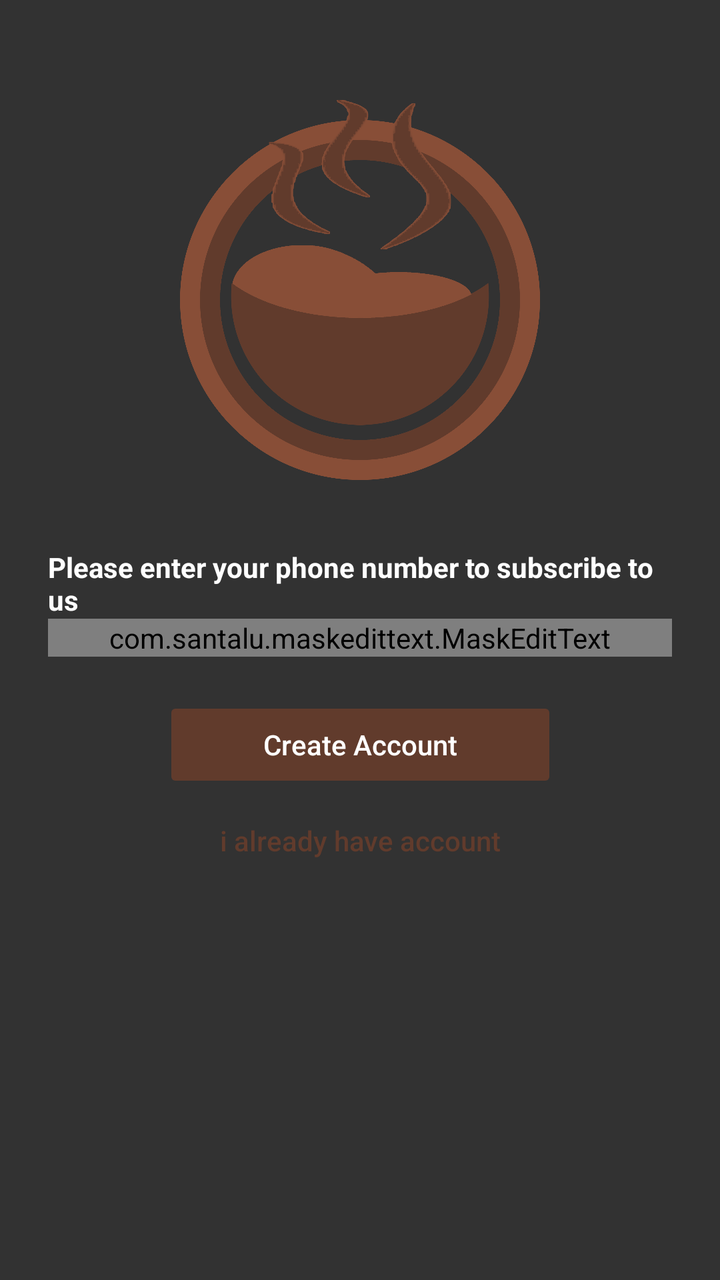
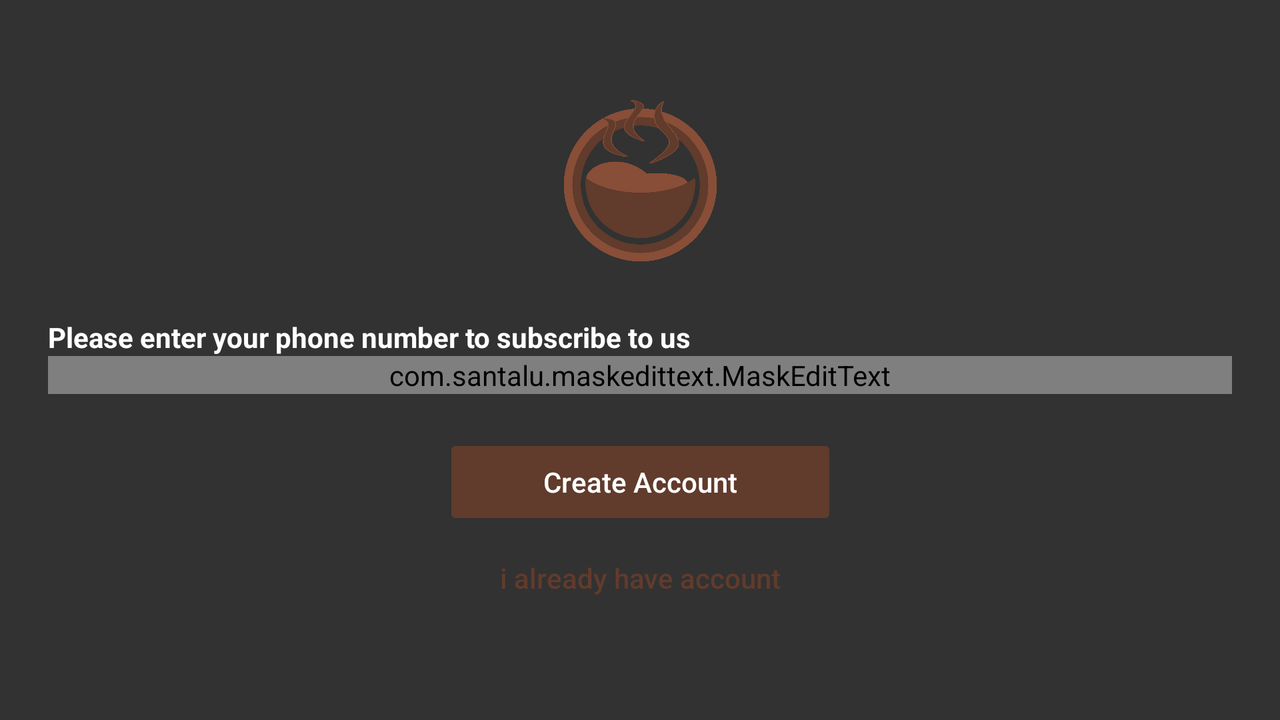

First picture: res/layout/ on a phone held upright. Second picture: the repository's own variant of that layout, on a device whose configuration matches the variant's folder. Source for both follows.
<!-- AndroidManifest.xml: application theme AppTheme -->
<!-- res/layout/fragment_create_account_phone.xml -->
<?xml version="1.0" encoding="utf-8"?>
<androidx.constraintlayout.widget.ConstraintLayout xmlns:android="http://schemas.android.com/apk/res/android"
    xmlns:app="http://schemas.android.com/apk/res-auto"
    android:layout_width="match_parent"
    android:layout_height="match_parent"
    android:background="@color/darkBackground">


    <androidx.constraintlayout.widget.ConstraintLayout
        android:id="@+id/panel"
        android:layout_width="match_parent"
        android:layout_height="match_parent">

        <ImageView
            android:id="@+id/login_logo"
            android:layout_width="200dp"
            android:layout_height="200dp"
            android:layout_marginTop="50dp"
            android:contentDescription="@string/logo"
            android:src="@drawable/logo"
            app:layout_constraintEnd_toEndOf="parent"
            app:layout_constraintHorizontal_bias="0.5"
            app:layout_constraintStart_toStartOf="parent"
            app:layout_constraintTop_toTopOf="parent" />

        <TextView
            android:id="@+id/information_text"
            android:layout_width="match_parent"
            android:layout_height="wrap_content"
            android:layout_marginStart="@dimen/margin_side_register_items"
            android:layout_marginTop="@dimen/margin_side_register_items"
            android:layout_marginEnd="@dimen/margin_side_register_items"
            android:text="@string/phone_number_message"
            android:textColor="@color/textDark"
            android:textStyle="bold"
            app:layout_constraintTop_toBottomOf="@id/login_logo" />

        <com.santalu.maskedittext.MaskEditText
            android:id="@+id/phone_number"
            style="@style/Register.FieldInputText"
            android:autofillHints="email"
            android:hint="@string/phone_number_hint"
            android:inputType="phone"
            android:maxLength="@integer/phone_number_format_length"
            app:layout_constraintEnd_toEndOf="parent"
            app:layout_constraintStart_toStartOf="parent"
            app:layout_constraintTop_toBottomOf="@id/information_text"
            app:met_mask="#### ### ## ##" />

        <Button
            android:id="@+id/next"
            style="@style/Widget.AppCompat.Button.Colored"
            android:layout_width="wrap_content"
            android:layout_height="wrap_content"
            android:layout_gravity="start"
            android:layout_marginStart="48dp"
            android:layout_marginTop="20dp"
            android:layout_marginEnd="48dp"
            android:layout_marginBottom="64dp"
            android:backgroundTint="@color/darkPrimary"
            android:enabled="false"
            android:paddingLeft="50dp"
            android:paddingRight="50dp"
            android:text="@string/createAccountBtn"
            android:textAllCaps="false"
            android:textColor="#ffff"
            app:layout_constraintEnd_toEndOf="parent"
            app:layout_constraintStart_toStartOf="parent"
            app:layout_constraintTop_toBottomOf="@id/phone_number" />

        <Button
            android:id="@+id/toLogin"
            style="@style/Widget.AppCompat.Button.Borderless"
            android:layout_width="wrap_content"
            android:layout_height="wrap_content"
            android:layout_gravity="start"
            android:layout_marginStart="48dp"
            android:layout_marginEnd="48dp"
            android:backgroundTint="@android:color/transparent"
            android:paddingLeft="50dp"
            android:paddingRight="50dp"
            android:text="@string/toLoginBtn"
            android:textAllCaps="false"
            android:textColor="@color/darkPrimary"
            app:layout_constraintEnd_toEndOf="parent"
            app:layout_constraintStart_toStartOf="parent"
            app:layout_constraintTop_toBottomOf="@id/next"
            app:layout_constraintVertical_bias="0.2" />

    </androidx.constraintlayout.widget.ConstraintLayout>

    <androidx.appcompat.widget.AppCompatImageView
        android:layout_width="match_parent"
        android:layout_height="100dp"
        android:scaleType="fitXY"
        android:src="@drawable/footer"
        android:visibility="gone"
        app:layout_constraintBottom_toBottomOf="parent" />
</androidx.constraintlayout.widget.ConstraintLayout>
<!-- resources referenced by this layout -->
<resources>
  <color name="darkBackground">#323232</color>
  <color name="darkPrimary">#613B2C</color>
  <color name="textDark">#ffff</color>
  <dimen name="margin_side_register_items">24dp</dimen>
  <!-- drawable footer: png bitmap (drawable-hdpi, 10823 bytes) -->
  <!-- drawable logo: png bitmap (drawable, 318080 bytes) -->
  <integer name="phone_number_format_length">14</integer>
  <string name="createAccountBtn">Create Account</string>
  <string name="logo">Logo</string>
  <string name="phone_number_hint">Like: 09xx xxx xxxx</string>
  <string name="phone_number_message">Please enter your phone number to subscribe to us</string>
  <string name="toLoginBtn">i already have account</string>
  <style name="Register.FieldInputText">
          <item name="android:layout_width">match_parent</item>
          <item name="android:layout_height">wrap_content</item>
          <item name="android:selectAllOnFocus">true</item>
          <item name="android:layout_marginStart">@dimen/margin_side_register_items</item>
          <item name="android:layout_marginEnd">@dimen/margin_side_register_items</item>
          <item name="android:textColor">@color/registerFiledColor</item>
          <item name="android:textColorHint">@color/registerHintColor</item>
          <item name="layout_constraintEnd_toEndOf">parent</item>
          <item name="layout_constraintStart_toStartOf">parent</item>
      </style>
  <style name="AppTheme" parent="Theme.MaterialComponents.Light">
          <item name="colorPrimary">@color/colorPrimary</item>
          <item name="colorPrimaryDark">@color/colorPrimaryDark</item>
          <item name="colorAccent">@color/colorAccent</item>
          <item name="android:windowActionBarOverlay">true</item>
          <item name="android:actionBarStyle">@style/WhiteActionBar</item>
          <item name="background">@color/home_background</item>
          <item name="android:actionMenuTextAppearance">@style/LowerCaseMenuTextAppearance</item>
      </style>
  <color name="registerFiledColor">#ffffff</color>
  <color name="registerHintColor">#B3B3B3</color>
  <color name="colorPrimary">#D0CCCD</color>
  <color name="colorPrimaryDark">#D0AD99</color>
  <color name="colorAccent">#EBB442</color>
  <style name="WhiteActionBar">
          <item name="android:background">#ffff</item>
      </style>
  <color name="home_background">#EDEDED</color>
  <style name="LowerCaseMenuTextAppearance" parent="android:TextAppearance.Holo.Widget.ActionBar.Menu">
          <item name="android:textAllCaps">false</item>
          <item name="android:textSize">16sp</item>
          <item name="color">@color/colorAccent</item>
      </style>
</resources>
<!-- res/layout-land/fragment_create_account_phone.xml (the author's variant of the layout above) -->
<!-- drawn on the phone turned sideways -->
<?xml version="1.0" encoding="utf-8"?>
<androidx.constraintlayout.widget.ConstraintLayout xmlns:android="http://schemas.android.com/apk/res/android"
    xmlns:app="http://schemas.android.com/apk/res-auto"
    android:layout_width="match_parent"
    android:layout_height="match_parent"
    android:background="@color/darkBackground">

    <ImageView
        android:id="@+id/login_logo"
        android:layout_width="85dp"
        android:layout_height="85dp"
        android:layout_marginTop="50dp"
        android:contentDescription="@string/logo"
        android:src="@drawable/logo"
        app:layout_constraintEnd_toEndOf="parent"
        app:layout_constraintHorizontal_bias="0.5"
        app:layout_constraintStart_toStartOf="parent"
        app:layout_constraintTop_toTopOf="parent" />

    <TextView
        android:id="@+id/information_text"
        android:layout_width="match_parent"
        android:layout_height="wrap_content"
        android:layout_marginStart="@dimen/margin_side_register_items"
        android:layout_marginTop="@dimen/margin_side_register_items"
        android:layout_marginEnd="@dimen/margin_side_register_items"
        android:text="@string/phone_number_message"
        android:textColor="@color/textDark"
        android:textStyle="bold"
        app:layout_constraintTop_toBottomOf="@id/login_logo" />

    <com.santalu.maskedittext.MaskEditText
        android:id="@+id/phone_number"
        style="@style/Register.FieldInputText"
        android:autofillHints="email"
        android:hint="@string/phone_number_hint"
        android:inputType="phone"
        android:maxLength="@integer/phone_number_format_length"
        app:layout_constraintEnd_toEndOf="parent"
        app:layout_constraintStart_toStartOf="parent"
        app:layout_constraintTop_toBottomOf="@id/information_text"
        app:met_mask="#### ### ## ##" />

    <Button
        android:id="@+id/signup"
        style="@style/Widget.AppCompat.Button.Colored"
        android:layout_width="wrap_content"
        android:layout_height="wrap_content"
        android:layout_gravity="start"
        android:layout_marginStart="48dp"
        android:layout_marginTop="20dp"
        android:layout_marginEnd="48dp"
        android:layout_marginBottom="64dp"
        android:backgroundTint="@color/darkPrimary"
        android:enabled="false"
        android:paddingLeft="50dp"
        android:paddingRight="50dp"
        android:text="@string/createAccountBtn"
        android:textAllCaps="false"
        android:textColor="#ffff"
        app:layout_constraintEnd_toEndOf="parent"
        app:layout_constraintStart_toStartOf="parent"
        app:layout_constraintTop_toBottomOf="@id/phone_number" />

    <Button
        android:id="@+id/toLogin"
        style="@style/Widget.AppCompat.Button.Borderless"
        android:layout_width="wrap_content"
        android:layout_height="wrap_content"
        android:layout_gravity="start"
        android:layout_marginStart="48dp"
        android:layout_marginEnd="48dp"
        android:backgroundTint="@android:color/transparent"
        android:paddingLeft="50dp"
        android:paddingRight="50dp"
        android:text="@string/toLoginBtn"
        android:textAllCaps="false"
        android:textColor="@color/darkPrimary"
        app:layout_constraintEnd_toEndOf="parent"
        app:layout_constraintStart_toStartOf="parent"
        app:layout_constraintTop_toBottomOf="@+id/signup"
        app:layout_constraintVertical_bias="0.2" />

</androidx.constraintlayout.widget.ConstraintLayout>
<!-- resources referenced by the variant -->
<!-- as the phone turned sideways resolves them -->
<resources>
  <color name="darkBackground">#323232</color>
  <color name="darkPrimary">#613B2C</color>
  <color name="textDark">#ffff</color>
  <dimen name="margin_side_register_items">24dp</dimen>
  <!-- drawable logo: png bitmap (drawable, 318080 bytes) -->
  <integer name="phone_number_format_length">14</integer>
  <string name="createAccountBtn">Create Account</string>
  <string name="logo">Logo</string>
  <string name="phone_number_hint">Like: 09xx xxx xxxx</string>
  <string name="phone_number_message">Please enter your phone number to subscribe to us</string>
  <string name="toLoginBtn">i already have account</string>
  <style name="Register.FieldInputText">
          <item name="android:layout_width">match_parent</item>
          <item name="android:layout_height">wrap_content</item>
          <item name="android:selectAllOnFocus">true</item>
          <item name="android:layout_marginStart">@dimen/margin_side_register_items</item>
          <item name="android:layout_marginEnd">@dimen/margin_side_register_items</item>
          <item name="android:textColor">@color/registerFiledColor</item>
          <item name="android:textColorHint">@color/registerHintColor</item>
          <item name="layout_constraintEnd_toEndOf">parent</item>
          <item name="layout_constraintStart_toStartOf">parent</item>
      </style>
  <style name="AppTheme" parent="Theme.MaterialComponents.Light">
          <item name="colorPrimary">@color/colorPrimary</item>
          <item name="colorPrimaryDark">@color/colorPrimaryDark</item>
          <item name="colorAccent">@color/colorAccent</item>
          <item name="android:windowActionBarOverlay">true</item>
          <item name="android:actionBarStyle">@style/WhiteActionBar</item>
          <item name="background">@color/home_background</item>
          <item name="android:actionMenuTextAppearance">@style/LowerCaseMenuTextAppearance</item>
      </style>
  <color name="registerFiledColor">#ffffff</color>
  <color name="registerHintColor">#B3B3B3</color>
  <color name="colorPrimary">#D0CCCD</color>
  <color name="colorPrimaryDark">#D0AD99</color>
  <color name="colorAccent">#EBB442</color>
  <style name="WhiteActionBar">
          <item name="android:background">#ffff</item>
      </style>
  <color name="home_background">#EDEDED</color>
  <style name="LowerCaseMenuTextAppearance" parent="android:TextAppearance.Holo.Widget.ActionBar.Menu">
          <item name="android:textAllCaps">false</item>
          <item name="android:textSize">16sp</item>
          <item name="color">@color/colorAccent</item>
      </style>
</resources>
